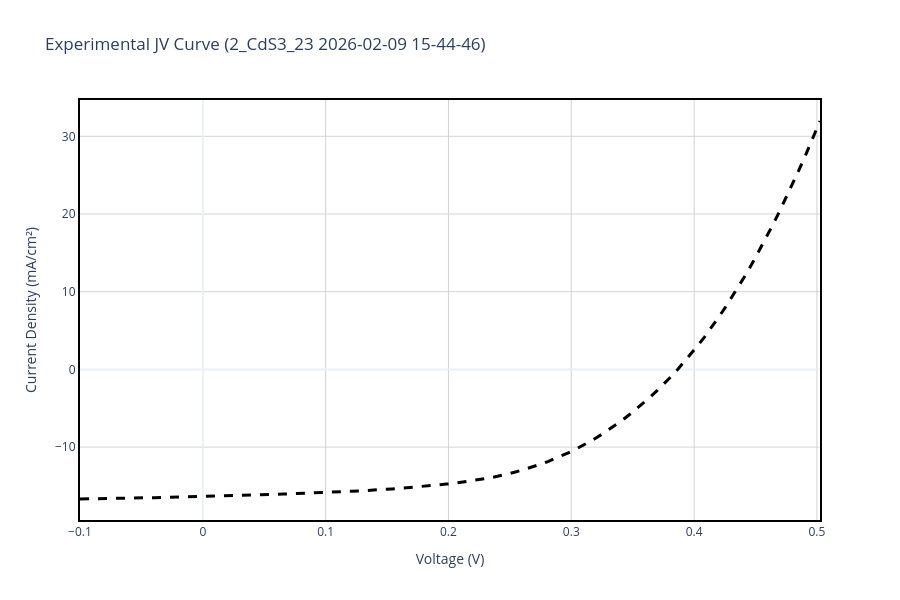

The notebook cell saved with this chart:
### Markdown cell above
## Section 2: Experimental Data Reading and Visualization

### Background: The J-V Curve
The current density-voltage (J-V) curve is a fundamental characterization of photovoltaic devices. It shows how the current output of a solar cell varies with applied voltage under steady illumination. Key parameters extracted from the J-V curve include:

- **$V_{oc}$ (Open Circuit Voltage)**: Maximum voltage output when no current flows  
- **$J_{sc}$ (Short Circuit Current Density)**: Maximum current when voltage is zero  
- **$FF$ (Fill Factor)**: Ratio of maximum power to the product of $V_{oc}$ and $J_{sc}$  
- **$\eta$ (Power Conversion Efficiency)**: Percentage of incident solar power converted to electrical power

In this section, we read experimental I-V data from the solar simulator measurements and prepare it for comparison with simulations.

### Code cell
# -------------------------------------------------------------
# PLOT 1: READ EXPERIMENTAL DATA & CONVERT TO JV CURVE
# -------------------------------------------------------------

# File paths (Adjust these to match your actual file names in the folder)
exp_file = data_path("CdS3_2", "CdS3_2_IV Graph.xlsx")
results_file = data_path("CdS3_2", "CdS3_2_Results Table.xlsx")

# The specific measurement you want to plot (JV Graph)
col_name = "2_CdS3_23 2026-02-09 15-44-46"  # Adjust this to match the exact measurement name in your IV GRAPH excel

# 1. READ RESULTS TABLE TO CALCULATE EXACT ACTIVE AREA
try:
    results_df = pd.read_excel(results_file, engine='openpyxl')
    
    print(f"📊 Available measurements in Results Table:")
    for i, meas in enumerate(results_df['Measurement'].values):
        print(f"   {i}: {meas}")
    
    # Locate the specific measurement in the Results Table
    target_row = results_df[results_df['Measurement'] == col_name]
    
    if not target_row.empty:
        isc_a = target_row['Isc A'].values[0]
        jsc_ma = target_row['Jsc mA/cm2'].values[0]
        
        # Calculate Active Area: (Isc / Jsc) * 1000
        calculated_area = (isc_a / jsc_ma) * 1000
        print(f"\n✅ Target measurement '{col_name}' found in Results Table.")
        print(f"📐 Dynamically calculated Active Area: {calculated_area:.4f} cm²")
    else:
        print(f"\n⚠️ Measurement '{col_name}' NOT FOUND in Results Table!")
        print(f"   Please update 'col_name' variable to match one of the measurements above.")
        print(f"   Using fallback area: {ACTIVE_AREA_CM2} cm²")
        calculated_area = ACTIVE_AREA_CM2
except Exception as e:
    print(f"❌ Error reading Results Table: {type(e).__name__}: {e}")
    print(f"   Using fallback area: {ACTIVE_AREA_CM2} cm²")
    calculated_area = ACTIVE_AREA_CM2

# 2. READ IV GRAPH & CONVERT TO JV CURVE
exp_df_raw = pd.read_excel(exp_file, header=None)
col_idx = None
for i in range(len(exp_df_raw.columns)):
    if col_name in str(exp_df_raw.iloc[0, i]):
        col_idx = i
        break

if col_idx is None:
    raise ValueError(f"Column '{col_name}' not found in {exp_file}")

# Skip the 1st row (which contains the string headers 'Vmeas' and 'Imeas')
# Row 0: measurement label, Row 1: column type labels, Row 2+: data
v_exp_raw = pd.to_numeric(exp_df_raw.iloc[2:, col_idx], errors='coerce')
i_exp_raw = pd.to_numeric(exp_df_raw.iloc[2:, col_idx + 1], errors='coerce')

# Remove NaN values
valid_mask = pd.notna(v_exp_raw) & pd.notna(i_exp_raw)
v_exp = v_exp_raw[valid_mask].values
i_exp = i_exp_raw[valid_mask].values

# Convert Current (A) to Current Density (mA/cm2) using the dynamically calculated area
j_exp = (i_exp * 1000) / calculated_area

# Invert current if necessary (to match SCAPS typical output or 1st quadrant representation)
if INVERT_EXP_CURRENT:
    j_exp = -j_exp

# Create a clean DataFrame
exp_data = pd.DataFrame({'v(V)': v_exp, 'jtot(mA/cm2)': j_exp}).dropna()

# Apply correction factor to experimental current density from EQE    ------------------------------ correction factor HERE
exp_data['jtot(mA/cm2)'] = exp_data['jtot(mA/cm2)'] * 0.814112769563105

# 3. PLOT EXPERIMENTAL JV CURVE
fig1 = go.Figure()
fig1.add_trace(go.Scatter(
    x=exp_data['v(V)'], 
    y=exp_data['jtot(mA/cm2)'], 
    mode='lines', name='Experimental (Converted to J)', 
    line=dict(color='black', dash='dash', width=3)
))
fig1.update_xaxes(showline=True, linewidth=2, linecolor='black', mirror=True)
fig1.update_yaxes(showline=True, linewidth=2, linecolor='black', mirror=True)
fig1.update_layout(
    title=f"Experimental JV Curve ({col_name})",
    xaxis_title='Voltage (V)',
    yaxis_title='Current Density (mA/cm²)',
    template='plotly_white', width=900, height=600,
    plot_bgcolor='white',
    xaxis=dict(showgrid=True, gridwidth=1, gridcolor='lightgray'),
    yaxis=dict(showgrid=True, gridwidth=1, gridcolor='lightgray')
)
fig1.show()
fig1.write_image(os.path.join(plots_dir, 'Experimental_JV.png'), width=900, height=600)
print(f"✅ Saved Plot 1 to {plots_dir}/Experimental_JV.png")

print(f"📈 Maximum Current Density: {max(exp_data['jtot(mA/cm2)']):.2f} mA/cm²")

### Figure 1 — Plotly figure (JSON) as saved in the notebook; plotly's stock layout.template omitted (floating-point values rounded to 4 significant figures)
{"data": [{"line": {"color": "black", "dash": "dash", "width": 3}, "mode": "lines", "name": "Experimental (Converted to J)", "type": "scatter", "x": [-0.1, -0.09445, -0.08895, -0.0834, -0.0779, -0.07235, -0.06685, -0.0613, -0.0558, -0.05025, -0.0447, -0.0392, -0.03365, -0.02815, -0.0226, -0.0171, -0.01155, -0.00605, -0.0005, 0.00505, 0.01055, 0.0161, 0.0216, 0.02715, 0.03265, 0.0382, 0.0437, 0.04925, 0.05475, 0.0603, 0.06585, 0.07135, 0.0769, 0.0824, 0.08795, 0.09345, 0.099, 0.1045, 0.11, 0.1156, 0.1211, 0.1267, 0.1321, 0.1377, 0.1432, 0.1487, 0.1542, 0.1598, 0.1653, 0.1709, 0.1764, 0.1819, 0.1875, 0.193, 0.1985, 0.204, 0.2095, 0.2151, 0.2206, 0.2261, 0.2316, 0.2372, 0.2427, 0.2482, 0.2537, 0.2593, 0.2648, 0.2703, 0.2759, 0.2814, 0.2869, 0.2924, 0.298, 0.3035, 0.309, 0.3145, 0.3201, 0.3256, 0.3311, 0.3367, 0.3422, 0.3478, 0.3533, 0.3588, 0.3643, 0.3699, 0.3754, 0.3809, 0.3865, 0.392, 0.3975, 0.403, 0.4086, 0.414, 0.4196, 0.4251, 0.4306, 0.4362, 0.4417, 0.4472, 0.4527, 0.4583, 0.4638, 0.4693, 0.4748, 0.4804, 0.4859, 0.4914, 0.497, 0.5025], "y": [-16.68, -16.67, -16.65, -16.65, -16.63, -16.61, -16.6, -16.58, -16.55, -16.54, -16.52, -16.51, -16.47, -16.45, -16.44, -16.41, -16.39, -16.37, -16.34, -16.34, -16.3, -16.28, -16.25, -16.23, -16.21, -16.18, -16.16, -16.14, -16.1, -16.07, -16.04, -16.0, -15.98, -15.95, -15.9, -15.88, -15.85, -15.81, -15.76, -15.73, -15.69, -15.64, -15.61, -15.55, -15.5, -15.44, -15.39, -15.32, -15.26, -15.17, -15.11, -15.02, -14.95, -14.87, -14.76, -14.67, -14.55, -14.46, -14.31, -14.18, -14.01, -13.85, -13.67, -13.47, -13.24, -12.99, -12.73, -12.46, -12.15, -11.83, -11.48, -11.11, -10.71, -10.29, -9.834, -9.35, -8.833, -8.278, -7.712, -7.092, -6.461, -5.775, -5.067, -4.324, -3.548, -2.725, -1.873, -0.9875, -0.03512, 0.9678, 1.997, 3.064, 4.192, 5.362, 6.632, 7.909, 9.251, 10.65, 12.1, 13.62, 15.19, 16.84, 18.52, 20.27, 22.07, 23.93, 25.86, 27.83, 29.88, 31.97]}], "layout": {"height": 600, "plot_bgcolor": "white", "title": {"text": "Experimental JV Curve (2_CdS3_23 2026-02-09 15-44-46)"}, "width": 900, "xaxis": {"gridcolor": "lightgray", "gridwidth": 1, "linecolor": "black", "linewidth": 2, "mirror": true, "showgrid": true, "showline": true, "title": {"text": "Voltage (V)"}}, "yaxis": {"gridcolor": "lightgray", "gridwidth": 1, "linecolor": "black", "linewidth": 2, "mirror": true, "showgrid": true, "showline": true, "title": {"text": "Current Density (mA/cm²)"}}}}
